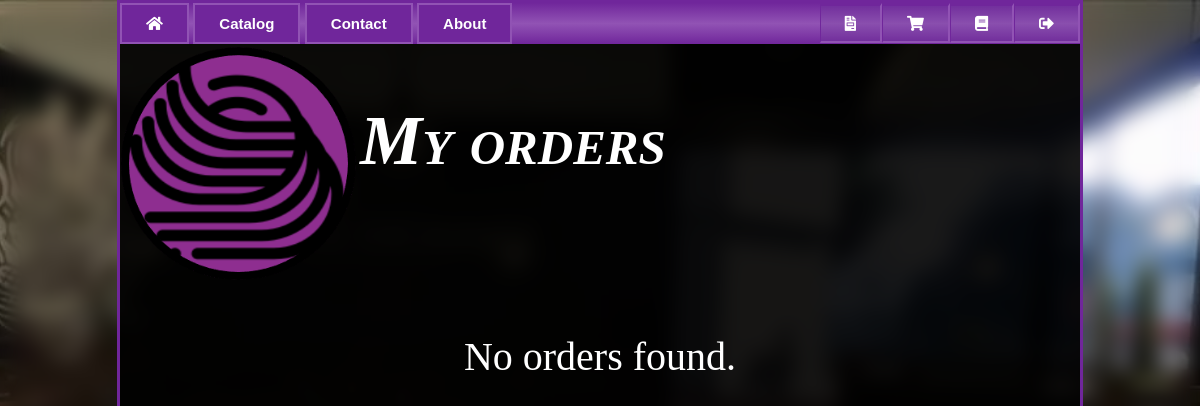
The page /myorders (signed in) on the database as committed earlier.
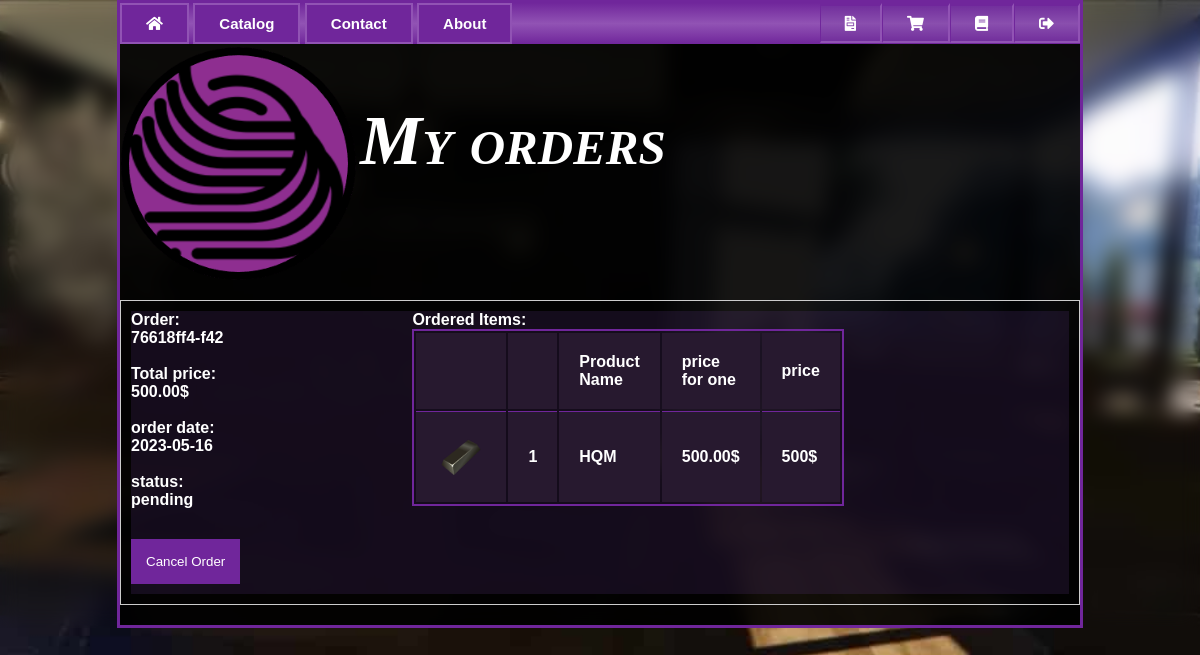
The same page on the database as committed later.
### tables this page shows
CREATE TABLE `orders` (
  `id` int(11) NOT NULL,
  `total_sum` int(11) NOT NULL,
  `order_number` varchar(12) NOT NULL,
  `date` date NOT NULL,
  `user_id` int(11) NOT NULL,
  `name` varchar(45) NOT NULL,
  `phone_number` int(10) NOT NULL,
  `status` varchar(11) NOT NULL DEFAULT '0'
);

CREATE TABLE `images` (
  `id` int(11) NOT NULL,
  `product_id` int(11) NOT NULL,
  `image` varchar(128) NOT NULL DEFAULT 'missing.png',
  `main` int(1) NOT NULL DEFAULT 0
);

CREATE TABLE `cart` (
  `id` int(11) NOT NULL,
  `user_id` int(11) NOT NULL,
  `product_id` int(11) NOT NULL,
  `product_amount` int(11) NOT NULL,
  `order_id` int(11) DEFAULT NULL
);

CREATE TABLE `products` (
  `id` int(10) NOT NULL,
  `name` char(50) NOT NULL COMMENT 'Preces nosaukums',
  `price` decimal(10,2) DEFAULT 0.00 COMMENT 'Cena',
  `count` int(11) NOT NULL COMMENT 'Gab',
  `access` int(11) NOT NULL DEFAULT 1
);

### include/system.php (called while the page is built, shortened)
<?php
include_once "database.php";
include_once "backend/authentication.php";
$db         = new db();
$auth       = new auth();

### backend/authentication.php (called while the page is built, shortened)
<?php
class auth{
   function getLoggedInUserId() {
    if(isset($_SESSION['auth']['id'])){
        return $_SESSION['auth']['id'];
        } else {
        return null;
      }
    }
}
?>

### include/database.php (called while the page is built, shortened)
<?php
Class db{
	public $debug = false;
    private function dbConect(){
		$this->conn = mysqli_connect(DB_HOST, DB_USER, DB_PASSWORD ,DB_NAME) or die ('Neizdevas savienoties ar datubazi!!');
		mysqli_set_charset($this->conn,'utf8');
		return $this->conn;
    }
	function getArray($query,$error=false){
		$data = array();
		$result=$this->result($query,$error);
		if ($result){
			while($row = mysqli_fetch_array($result,MYSQLI_ASSOC)){
				$data[] = $row;
			}
		}
		return $data;
	}
	function result($query,$error = false){
		if ($query){
			$conect = $this->dbConect();
			mysqli_query($conect,'SET SESSION sql_mode = ""');
			if ($error || $this->debug){
					$result=mysqli_query($conect,$query) or die("<b>" . $query . "</b><br>" . mysqli_error($conect));
			}else{
				$result=mysqli_query($conect,$query);
			}
			return $result;
		}
		return false;
	}
}

### pages/myorders.php (the view, shortened to what this page needs)
<?php
include_once "backend/products.php";
$user_id = $auth->getLoggedInUserId();
global $db, $auth;
?>
<h1>My orders</h1>
<br>
<br>
<br>
<br>
<?php
$query = 'SELECT p.name as itemname, p.price, o.*, i.image, c.product_id, c.product_amount
            FROM orders o
            LEFT JOIN cart AS c ON c.order_id = o.id
            LEFT JOIN products AS p ON c.product_id = p.id
            LEFT JOIN images AS i ON c.product_id = i.product_id
            WHERE o.user_id =  '. $user_id .' AND o.status = "pending";' ;
$products = $db->getArray($query, true);
$order_ids = array_unique(array_column($products, 'id'));
if (empty($order_ids)) {
    echo '<div class="contain">
   <h2> No orders found. </h2>
    </div>';
} else {
    foreach ($order_ids as $order_id):
        $order_product = current(array_filter($products, function($product) use ($order_id) {
            return $product['id'] == $order_id;
        }));
?>
<div class="myorders">
    <div class="myorder">
        <div class="lefta">
            <div class="label">Order: <br> <?php echo $order_product['order_number']; ?></div>
            <br>
            <div class="label">
                Total price: <br>
                <?php echo number_format($order_product['total_sum'], 2); ?>$
            </div>
            <br>
            <div class="label">
                order date: <br>
                <?php echo $order_product['date']; ?>
            </div>
            <br>
             <div class="label">
                status: <br>
                <?php echo $order_product['status']; ?>
            </div>
            <form method="POST" style="margin-top: 20px;">
                <button type="submit" onclick="return confirm('Are you sure you want to cancel this order?')">Cancel Order</button>
            </form>
        </div>
        <div class="righta">
            <div>Ordered Items:</div>
            <table style="display:inline-block;">
                <thead>
                    <tr>
                        <th></th>
                        <th></th>
                        <th>Product Name</th>
                        <th>price for one</th>
                        <th>price</th>
                    </tr>
                </thead>
                <tbody>
                    <?php foreach ($products as $product): ?>
                        <?php
                            $item_total = $product['price'] * $product['product_amount'];
                            if ($product['id'] == $order_id): ?>
                            <tr>
                                <td><img src="/images/<?php echo $product['image']; ?>" width="50" height="50"></td>
                                <td><?php echo $product['product_amount']; ?></td>
                                <td><?php echo $product['itemname']; ?></td>
                                <td><?php echo $product['price']; ?>$</td>
                                <td><?php echo $item_total ?>$</td>
                            </tr>
                        <?php endif; ?>
                    <?php endforeach;?>
                </tbody>
            </table>
        </div>
    </div>
</div>
<?php endforeach;
}
?>

Rows that differ between the two databases and show on the page:
added orders: order_number "76618ff4-f42", id+total_sum "500.00", date "2023-05-16", status "pending", images.image (picture), cart.product_amount "1", products.name "HQM", products.price "500.00", products.price "500"
Other text that changed with them:
text no longer shown: "No orders found."
